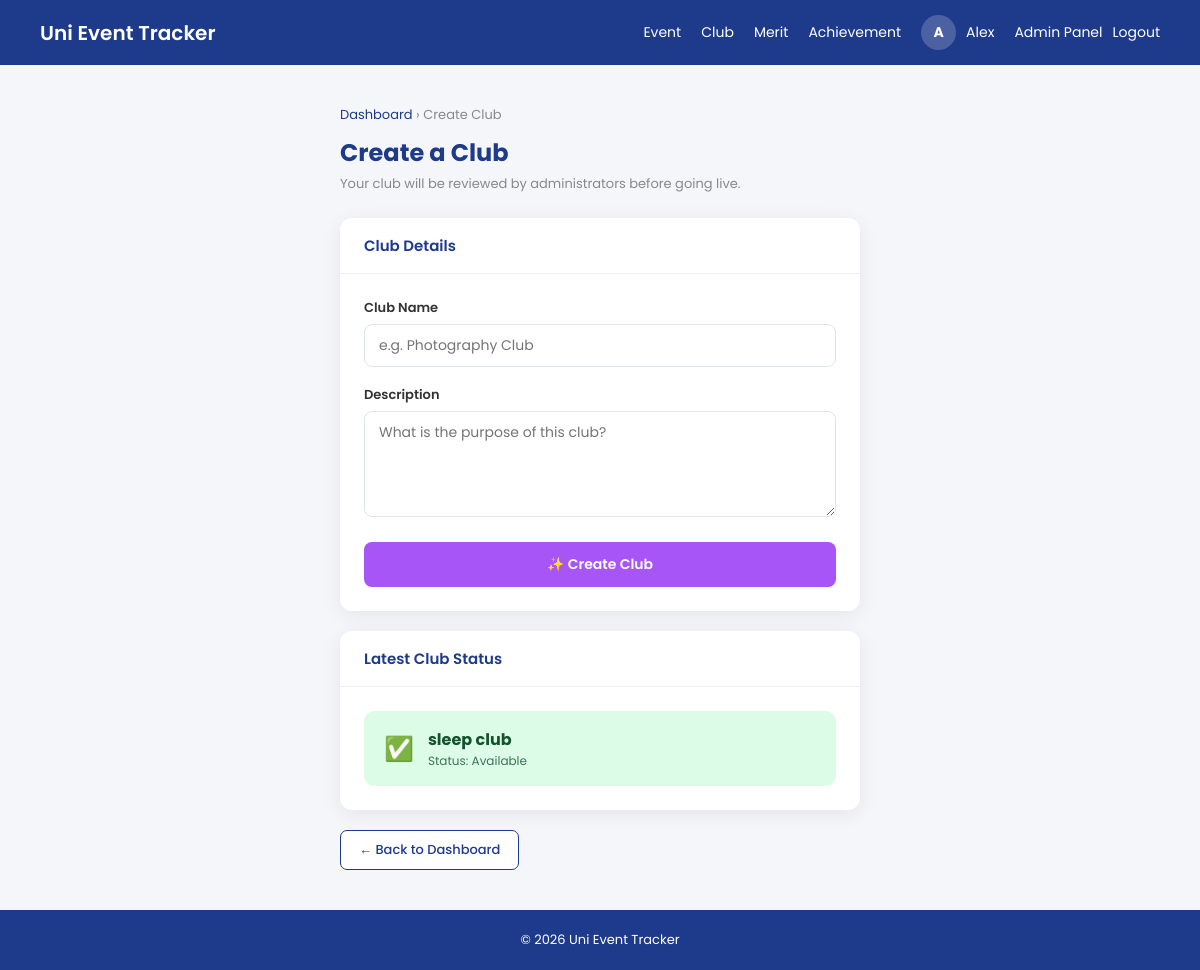
The app's page /clubtracker/create_club.php (signed in) with its own data.
### tables this page shows
CREATE TABLE `club` (
  `club_id` int(10) NOT NULL,
  `club_name` varchar(50) NOT NULL,
  `club_CreateDate` date NOT NULL,
  `club_description` varchar(500) NOT NULL,
  `club_status` varchar(30) NOT NULL
);

### clubtracker/create_club.php (the view, shortened to what this page needs)
<?php
require("../database.php");
$userid = $_SESSION['userid'];
$stmt_check = $con->prepare("
    SELECT c.club_id, c.club_name, c.club_status
    FROM club c
    JOIN club_membership cm ON c.club_id = cm.clubid
    WHERE cm.userid=?
    ORDER BY c.club_CreateDate DESC LIMIT 1
");
$stmt_check->bind_param("i",$userid);
$stmt_check->execute();
$myClub = $stmt_check->get_result()->fetch_assoc();
?>
<!DOCTYPE html>
<html lang="en">
<head>
</head>
<body>
<header>
    <div class="logo"><a href="../index.php">Uni Event Tracker</a></div>
    <nav>
        <a href="../Event/event_dashboard.php">Event</a>
        <a href="../clubtracker/clubHandler.php">Club</a>
        <a href="../merit/merit_dashboard.php">Merit</a>
        <a href="../achievement/achievement_dashboard.php">Achievement</a>
         <?php if(isset($_SESSION['username'])){ ?>
        <div class="user-menu">
            <div class="avatar-circle" <a href="user/userprofile.php"><?php echo strtoupper(mb_substr($_SESSION['username'], 0, 1)); ?></div>
            <a href="../user/userprofile.php"><span><?php echo htmlspecialchars($_SESSION['username'], ENT_QUOTES, 'UTF-8'); ?></span><a>
            <?php if(isset($_SESSION['role']) && $_SESSION['role'] == 'admin'){ ?>
            <a href="../Admin/admin_dashboard.php">Admin Panel</a>
            <?php } ?>
            <a href="../logout.php">Logout</a>
        </div>
        <?php } else { ?>
        <a href="../register.php">Register</a>
        <a href="../login.php">Login</a>
        <?php } ?>
    </nav>
</header>
<div class="page-wrapper">
    <div class="breadcrumb">
        <a href="clubHandler.php">Dashboard</a> &rsaquo; Create Club
    </div>
    <div class="page-header">
        <h2>Create a Club</h2>
        <p>Your club will be reviewed by administrators before going live.</p>
    </div>
    <div class="card">
        <div class="card-header"><h3>Club Details</h3></div>
        <div class="card-body">
            <form method="POST">
                <div class="form-group">
                    <label for="club_name">Club Name</label>
                    <input type="text" id="club_name" name="club_name" placeholder="e.g. Photography Club" required>
                </div>
                <div class="form-group">
                    <label for="club_description">Description</label>
                    <textarea id="club_description" name="club_description" rows="4" placeholder="What is the purpose of this club?" required></textarea>
                </div>
                <button class="btn-submit" type="submit" name="create">✨ Create Club</button>
            </form>
        </div>
    </div>
    <?php if($myClub):
        $statusMap = [
            "Pending"   => ["class"=>"status-pending",   "icon"=>"⏳"],
            "Available" => ["class"=>"status-available",  "icon"=>"✅"],
            "Reject"    => ["class"=>"status-reject",     "icon"=>"❌"],
            "Close"     => ["class"=>"status-close",      "icon"=>"🔒"],
        ];
        $s = $statusMap[$myClub['club_status']] ?? ["class"=>"status-pending","icon"=>"❓"];
    ?>
    <div class="card">
        <div class="card-header"><h3>Latest Club Status</h3></div>
        <div class="card-body">
            <div class="status-box <?= $s['class']; ?>">
                <div style="font-size:24px;"><?= $s['icon']; ?></div>
                <div>
                    <div style="font-weight:700;"><?= htmlspecialchars($myClub['club_name']) ?></div>
                    <div style="font-size:12px; opacity:0.8;">Status: <?= htmlspecialchars($myClub['club_status']) ?></div>
                </div>
            </div>
        </div>
    </div>
    <?php endif; ?>
    <div class="action-bar">
        <a class="btn-back" href="clubHandler.php">← Back to Dashboard</a>
    </div>
</div>
<footer>© 2026 Uni Event Tracker</footer>
</body>
</html>

### clubtracker/create_club.php (style rules this page uses)
* { box-sizing:border-box;margin:0;padding:0; }
body { font-family:'Poppins',sans-serif;background:#f4f6f9;min-height:100vh;display:flex;flex-direction:column; }
header { display:flex;justify-content:space-between;align-items:center;padding:15px 40px;background:#1E3A8A;color:white; }
.logo a { font-size:20px;font-weight:600;color:white;text-decoration:none; }
nav { display:flex;align-items:center;gap:20px; }
nav a { color:white;text-decoration:none;font-size:14px; }
.user-menu { display:flex;align-items:center;gap:10px;position: relative; }
.avatar-circle { width:35px;height:35px;border-radius:50%;background:rgba(255,255,255,0.2);display:flex;align-items:center;justify-content:center;font-weight:700;font-size:14px;color:white; }
.page-wrapper { flex:1;max-width:560px;margin:40px auto;padding:0 20px;width:100%; }
.breadcrumb { font-size:13px;color:#888;margin-bottom:10px; }
.breadcrumb a { color:#1E3A8A;text-decoration:none; }
.page-header { margin-bottom:24px; }
.page-header h2 { font-size:24px;font-weight:700;color:#1E3A8A; }
.page-header p { font-size:13px;color:#888;margin-top:4px; }
.card { background:white;border-radius:12px;box-shadow:0 4px 20px rgba(0,0,0,0.07);overflow:hidden;margin-bottom:20px; }
.card-header { padding:16px 24px;border-bottom:1px solid #f0f0f0; }
.card-header h3 { font-size:15px;font-weight:600;color:#1E3A8A; }
.card-body { padding:24px; }
.form-group { margin-bottom:18px; }
.form-group label { display:block;font-size:13px;font-weight:600;color:#333;margin-bottom:6px; }
.form-group input, .form-group textarea { width:100%; padding:10px 14px; border:1.5px solid #dde3f0; border-radius:8px; font-family:'Poppins',sans-serif; font-size:14px; color:#333; }
.btn-submit { width:100%; padding:12px; background:#a855f7; color:white; border:none; border-radius:8px; font-family:'Poppins',sans-serif; font-size:14px; font-weight:600; cursor:pointer; transition:0.2s; }
.status-box { display:flex; align-items:center; gap:14px; padding:16px 20px; border-radius:10px; }
.status-available { background:#dcfce7;color:#14532d; }
.btn-back { display:inline-block;padding:9px 18px;background:white;color:#1E3A8A;border:1.5px solid #1E3A8A;border-radius:7px;text-decoration:none;font-size:13px;font-weight:500; }
footer { text-align:center;padding:20px;background:#1E3A8A;color:white;font-size:13px;margin-top:auto; }

### records on screen
club: club_status "✅", club_name "sleep club", club_status "Available"

### other values on screen
mb_substr($_SESSION['username'], 0, 1) "A"
$_SESSION['username'] "Alex"
